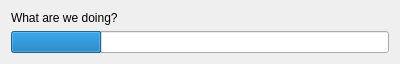
<?xml version="1.0" encoding="UTF-8"?>
<ui version="4.0">
 <class>ProgressWindow</class>
 <widget class="QWidget" name="ProgressWindow">
  <property name="modal" stdset="0">
   <bool>false</bool>
  </property>
  <property name="windowModality">
   <enum>Qt::WindowModal</enum>
  </property>
  <property name="geometry">
   <rect>
    <x>0</x>
    <y>0</y>
    <width>400</width>
    <height>58</height>
   </rect>
  </property>
  <property name="windowTitle">
   <string>Progress Window</string>
  </property>
  <layout class="QVBoxLayout" name="verticalLayout">
   <item>
    <widget class="QLabel" name="caption">
     <property name="text">
      <string>What are we doing?</string>
     </property>
    </widget>
   </item>
   <item>
    <widget class="QProgressBar" name="progressBar">
     <property name="value">
      <number>24</number>
     </property>
     <property name="textVisible">
      <bool>false</bool>
     </property>
    </widget>
   </item>
  </layout>
 </widget>
 <resources/>
 <connections/>
</ui>
